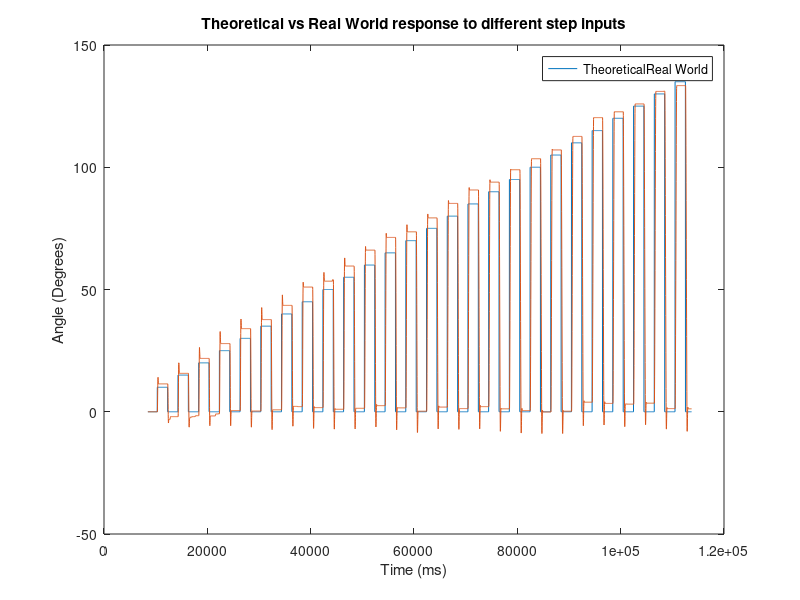
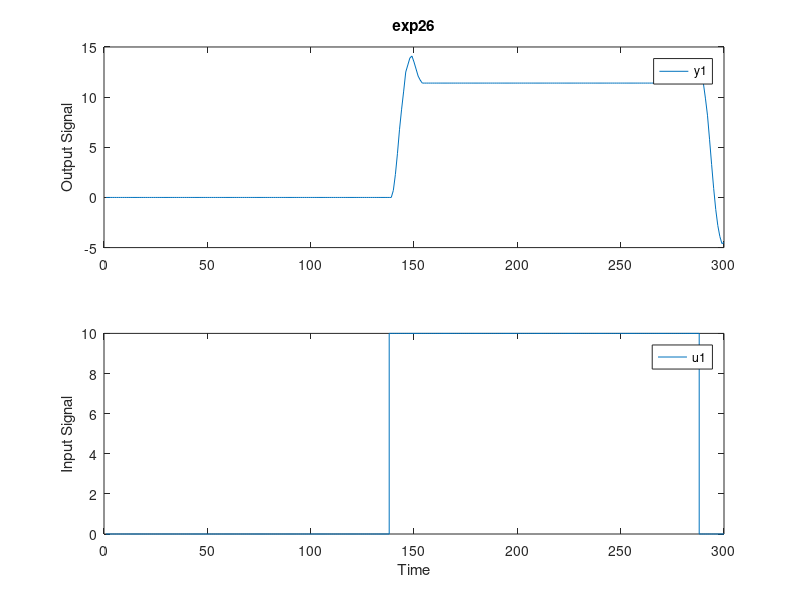
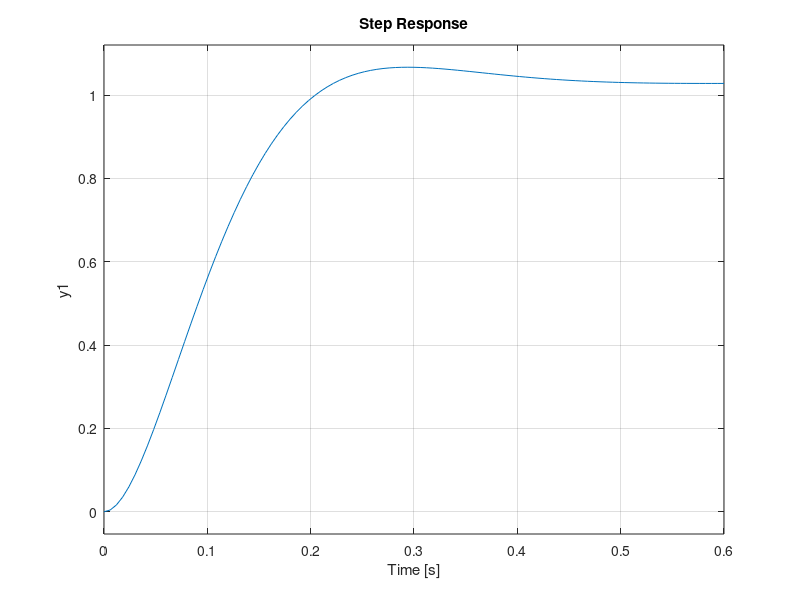
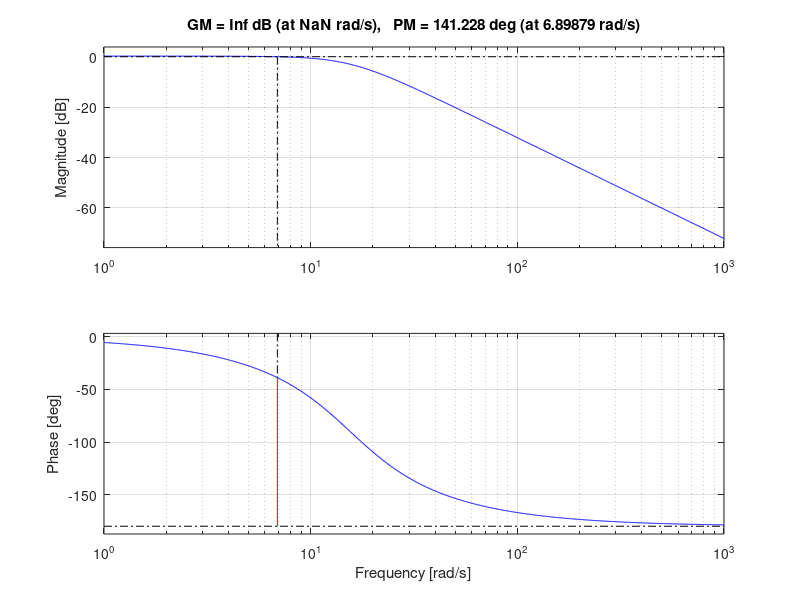

The MATLAB script that drew these images, in order:

% Script to process inertial response of an SG-90 servo motor and find it's
% transfer function.
% Written by Jasper Grant April 3rd 2023

% Clear all data
clc; clear;

% Import servo data file
input = load('log.txt');

% Time is first column of file
t = input(:,1);
% Angle is second column of file
angle = input(:,2);
% Velocity is third column of file
vel = input(:,3);
% Output angle is receieved by integrating velocity
angle_output = 0.1*cumsum(vel);

% Plot angle vs time and integral of velocity vs time
plot(t, angle, t, angle_output);

% Format graph to look nice
title("Theoretical vs Real World response to different step inputs")
legend(["Theoretical" "Real World"])
xlabel("Time (ms)")
ylabel("Angle (Degrees)")

% Put into variable for system identification toolbox
data = iddata(angle_output, angle, 0.01);

% Split data into 26 distinct experiments
% Bounds of data cut off:
% Initial negative values as we are not interested in what was left from
% last experiment.
% Drop to 0 after step function as the intention is to plot the system with
% a step response.
multiExperimentData = data(1:300);
for i=300:300:7500
    sample = data(25+i:250+i);
    multiExperimentData = merge(sample, multiExperimentData);
end

% Plot for all 26 experiments
figure(2);
plot(multiExperimentData)

% Based on the assumption that the transfer function follows the common
% form for a servo transfer function (2 poles, 0 zeroes)
% Estimated transfer function
tf1 = tf(248.2, [1, 22.53, 241.1]);

% Plot step response for this tf
figure(3)
step(tf1);
% Plot bode plot for this tf
figure(4)
margin(tf1);
% Plot nyquist plot for this tf
figure(5);
nyquist(tf1);
